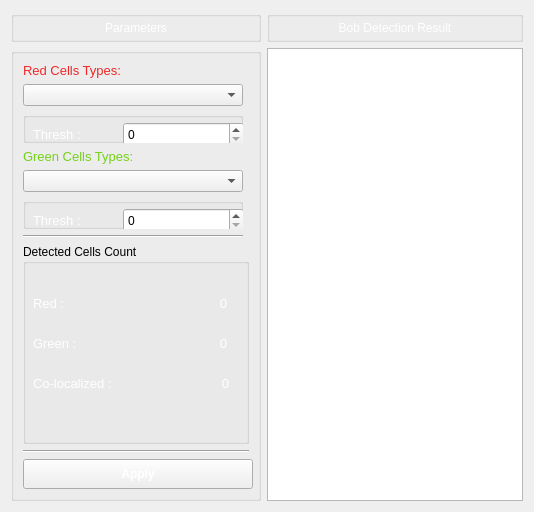
         <widget class="QWidget" name="tabBlobDetection">
          <attribute name="title">
           <string>Blob Detecting</string>
          </attribute>
          <layout class="QGridLayout" name="gridLayout_4">
           <item row="0" column="0">
            <widget class="QGroupBox" name="gboxBrain_5">
             <property name="minimumSize">
              <size>
               <width>250</width>
               <height>0</height>
              </size>
             </property>
             <property name="maximumSize">
              <size>
               <width>250</width>
               <height>16777215</height>
              </size>
             </property>
             <property name="title">
              <string/>
             </property>
             <layout class="QHBoxLayout" name="horizontalLayout_10">
              <property name="topMargin">
               <number>0</number>
              </property>
              <property name="bottomMargin">
               <number>0</number>
              </property>
              <item>
               <widget class="QLabel" name="lblBobleDetectionTitle">
                <property name="text">
                 <string>&lt;html&gt;&lt;head/&gt;&lt;body&gt;&lt;p align=&quot;center&quot;&gt;&lt;span style=&quot; color:#ffffff;&quot;&gt;Parameters&lt;/span&gt;&lt;/p&gt;&lt;/body&gt;&lt;/html&gt;</string>
                </property>
               </widget>
              </item>
             </layout>
            </widget>
           </item>
           <item row="0" column="1">
            <widget class="QGroupBox" name="gboxBrain_6">
             <property name="title">
              <string/>
             </property>
             <layout class="QHBoxLayout" name="horizontalLayout_11">
              <property name="topMargin">
               <number>0</number>
              </property>
              <property name="bottomMargin">
               <number>0</number>
              </property>
              <item>
               <widget class="QLabel" name="lblBlobDetection">
                <property name="text">
                 <string>&lt;html&gt;&lt;head/&gt;&lt;body&gt;&lt;p align=&quot;center&quot;&gt;&lt;span style=&quot; color:#ffffff;&quot;&gt;Bob Detection Result&lt;/span&gt;&lt;/p&gt;&lt;/body&gt;&lt;/html&gt;</string>
                </property>
               </widget>
              </item>
             </layout>
            </widget>
           </item>
           <item row="1" column="0">
            <widget class="QGroupBox" name="groupBox_3">
             <property name="minimumSize">
              <size>
               <width>250</width>
               <height>0</height>
              </size>
             </property>
             <property name="maximumSize">
              <size>
               <width>250</width>
               <height>16777215</height>
              </size>
             </property>
             <property name="title">
              <string/>
             </property>
             <property name="alignment">
              <set>Qt::AlignLeading|Qt::AlignLeft|Qt::AlignTop</set>
             </property>
             <layout class="QGridLayout" name="gridLayout_6">
              <item row="10" column="0" colspan="2">
               <widget class="QGroupBox" name="groupBox_2">
                <property name="enabled">
                 <bool>true</bool>
                </property>
                <property name="minimumSize">
                 <size>
                  <width>0</width>
                  <height>200</height>
                 </size>
                </property>
                <property name="title">
                 <string>Detected Cells Count</string>
                </property>
                <widget class="QLabel" name="label_16">
                 <property name="geometry">
                  <rect>
                   <x>10</x>
                   <y>40</y>
                   <width>113</width>
                   <height>40</height>
                  </rect>
                 </property>
                 <property name="text">
                  <string>&lt;html&gt;&lt;head/&gt;&lt;body&gt;&lt;p&gt;&lt;span style=&quot; font-size:10pt; color:#ffffff;&quot;&gt;Red :&lt;/span&gt;&lt;/p&gt;&lt;/body&gt;&lt;/html&gt;</string>
                 </property>
                </widget>
                <widget class="QLabel" name="label_21">
                 <property name="geometry">
                  <rect>
                   <x>10</x>
                   <y>80</y>
                   <width>113</width>
                   <height>40</height>
                  </rect>
                 </property>
                 <property name="text">
                  <string>&lt;html&gt;&lt;head/&gt;&lt;body&gt;&lt;p&gt;&lt;span style=&quot; font-size:10pt; color:#ffffff;&quot;&gt;Green :&lt;/span&gt;&lt;/p&gt;&lt;/body&gt;&lt;/html&gt;</string>
                 </property>
                </widget>
                <widget class="QLabel" name="label_22">
                 <property name="geometry">
                  <rect>
                   <x>10</x>
                   <y>120</y>
                   <width>113</width>
                   <height>40</height>
                  </rect>
                 </property>
                 <property name="text">
                  <string>&lt;html&gt;&lt;head/&gt;&lt;body&gt;&lt;p&gt;&lt;span style=&quot; font-size:10pt; color:#ffffff;&quot;&gt;Co-localized :&lt;/span&gt;&lt;/p&gt;&lt;/body&gt;&lt;/html&gt;</string>
                 </property>
                </widget>
                <widget class="QLabel" name="lblCoBlobCount">
                 <property name="geometry">
                  <rect>
                   <x>182</x>
                   <y>120</y>
                   <width>41</width>
                   <height>40</height>
                  </rect>
                 </property>
                 <property name="text">
                  <string>&lt;html&gt;&lt;head/&gt;&lt;body&gt;&lt;p align=&quot;center&quot;&gt;&lt;span style=&quot; font-size:10pt; color:#ffffff;&quot;&gt;0&lt;/span&gt;&lt;/p&gt;&lt;/body&gt;&lt;/html&gt;</string>
                 </property>
                </widget>
                <widget class="QLabel" name="lblGreenBlobCount">
                 <property name="geometry">
                  <rect>
                   <x>180</x>
                   <y>80</y>
                   <width>41</width>
                   <height>40</height>
                  </rect>
                 </property>
                 <property name="text">
                  <string>&lt;html&gt;&lt;head/&gt;&lt;body&gt;&lt;p align=&quot;center&quot;&gt;&lt;span style=&quot; font-size:10pt; color:#ffffff;&quot;&gt;0&lt;/span&gt;&lt;/p&gt;&lt;/body&gt;&lt;/html&gt;</string>
                 </property>
                </widget>
                <widget class="QLabel" name="lblRedBlobCount">
                 <property name="geometry">
                  <rect>
                   <x>180</x>
                   <y>40</y>
                   <width>41</width>
                   <height>40</height>
                  </rect>
                 </property>
                 <property name="text">
                  <string>&lt;html&gt;&lt;head/&gt;&lt;body&gt;&lt;p align=&quot;center&quot;&gt;&lt;span style=&quot; font-size:10pt; color:#ffffff;&quot;&gt;0&lt;/span&gt;&lt;/p&gt;&lt;/body&gt;&lt;/html&gt;</string>
                 </property>
                </widget>
               </widget>
              </item>
              <item row="0" column="0">
               <widget class="QLabel" name="label_25">
                <property name="sizePolicy">
                 <sizepolicy hsizetype="Preferred" vsizetype="Fixed">
                  <horstretch>0</horstretch>
                  <verstretch>20</verstretch>
                 </sizepolicy>
                </property>
                <property name="text">
                 <string>&lt;html&gt;&lt;head/&gt;&lt;body&gt;&lt;p&gt;&lt;span style=&quot; font-size:10pt; color:#ef2929;&quot;&gt;Red Cells Types:&lt;/span&gt;&lt;/p&gt;&lt;/body&gt;&lt;/html&gt;</string>
                </property>
               </widget>
              </item>
              <item row="12" column="0" colspan="2">
               <widget class="QToolButton" name="btnApply">
                <property name="minimumSize">
                 <size>
                  <width>230</width>
                  <height>30</height>
                 </size>
                </property>
                <property name="maximumSize">
                 <size>
                  <width>230</width>
                  <height>16777215</height>
                 </size>
                </property>
                <property name="styleSheet">
                 <string notr="true">#btnApply{
color:#fff;
font-size:12px;
font-weight:bold;}</string>
                </property>
                <property name="text">
                 <string>Apply</string>
                </property>
                <property name="iconSize">
                 <size>
                  <width>100</width>
                  <height>100</height>
                 </size>
                </property>
               </widget>
              </item>
              <item row="3" column="0">
               <widget class="QLabel" name="label_11">
                <property name="sizePolicy">
                 <sizepolicy hsizetype="Preferred" vsizetype="Fixed">
                  <horstretch>0</horstretch>
                  <verstretch>0</verstretch>
                 </sizepolicy>
                </property>
                <property name="text">
                 <string>&lt;html&gt;&lt;head/&gt;&lt;body&gt;&lt;p&gt;&lt;span style=&quot; font-size:10pt; color:#73d216;&quot;&gt;Green Cells Types:&lt;/span&gt;&lt;/p&gt;&lt;/body&gt;&lt;/html&gt;</string>
                </property>
               </widget>
              </item>
              <item row="1" column="0">
               <widget class="QComboBox" name="cmbRedTypes">
                <property name="maximumSize">
                 <size>
                  <width>16777215</width>
                  <height>16777215</height>
                 </size>
                </property>
               </widget>
              </item>
              <item row="11" column="0" colspan="2">
               <widget class="Line" name="line_2">
                <property name="orientation">
                 <enum>Qt::Horizontal</enum>
                </property>
               </widget>
              </item>
              <item row="2" column="0">
               <widget class="QGroupBox" name="groupBox_8">
                <property name="title">
                 <string/>
                </property>
                <widget class="QSpinBox" name="txtRedThresh">
                 <property name="geometry">
                  <rect>
                   <x>100</x>
                   <y>10</y>
                   <width>121</width>
                   <height>25</height>
                  </rect>
                 </property>
                 <property name="maximum">
                  <number>999</number>
                 </property>
                </widget>
                <widget class="QLabel" name="label_14">
                 <property name="geometry">
                  <rect>
                   <x>10</x>
                   <y>10</y>
                   <width>61</width>
                   <height>25</height>
                  </rect>
                 </property>
                 <property name="text">
                  <string>&lt;html&gt;&lt;head/&gt;&lt;body&gt;&lt;p&gt;&lt;span style=&quot; font-size:10pt; color:#ffffff;&quot;&gt;Thresh :&lt;/span&gt;&lt;/p&gt;&lt;/body&gt;&lt;/html&gt;</string>
                 </property>
                </widget>
               </widget>
              </item>
              <item row="6" column="0">
               <widget class="QGroupBox" name="groupBox_9">
                <property name="title">
                 <string/>
                </property>
                <widget class="QLabel" name="label_31">
                 <property name="geometry">
                  <rect>
                   <x>10</x>
                   <y>10</y>
                   <width>61</width>
                   <height>25</height>
                  </rect>
                 </property>
                 <property name="text">
                  <string>&lt;html&gt;&lt;head/&gt;&lt;body&gt;&lt;p&gt;&lt;span style=&quot; font-size:10pt; color:#ffffff;&quot;&gt;Thresh :&lt;/span&gt;&lt;/p&gt;&lt;/body&gt;&lt;/html&gt;</string>
                 </property>
                </widget>
                <widget class="QSpinBox" name="cmbGreenThresh">
                 <property name="geometry">
                  <rect>
                   <x>100</x>
                   <y>10</y>
                   <width>121</width>
                   <height>25</height>
                  </rect>
                 </property>
                 <property name="maximum">
                  <number>999</number>
                 </property>
                </widget>
               </widget>
              </item>
              <item row="9" column="0">
               <widget class="Line" name="line_4">
                <property name="sizePolicy">
                 <sizepolicy hsizetype="Expanding" vsizetype="Fixed">
                  <horstretch>0</horstretch>
                  <verstretch>0</verstretch>
                 </sizepolicy>
                </property>
                <property name="orientation">
                 <enum>Qt::Horizontal</enum>
                </property>
               </widget>
              </item>
              <item row="4" column="0">
               <widget class="QComboBox" name="cmbGreenTypes"/>
              </item>
             </layout>
             <zorder>label_11</zorder>
             <zorder>line_2</zorder>
             <zorder>label_25</zorder>
             <zorder>btnApply</zorder>
             <zorder>groupBox_2</zorder>
             <zorder>line_4</zorder>
             <zorder>cmbRedTypes</zorder>
             <zorder>groupBox_8</zorder>
             <zorder>groupBox_9</zorder>
             <zorder>cmbGreenTypes</zorder>
            </widget>
           </item>
           <item row="1" column="1">
            <widget class="PhotoViewer" name="viewBlobDetection"/>
           </item>
          </layout>
          <zorder>groupBox_3</zorder>
          <zorder>gboxBrain_5</zorder>
          <zorder>viewBlobDetection</zorder>
          <zorder>gboxBrain_6</zorder>
         </widget>
